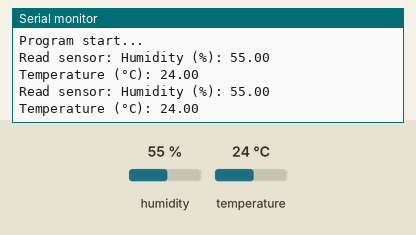
Simulated run of this sketch. Board: Arduino Uno, built with avr-gcc and run on an emulated ATmega328P. On the bench: the last lines printed to the serial monitor. The inputs (shaded band) are chosen by the test bench; at power-on: humidity 55 %, temperature 24 °C.

Above: at 2.8 s.
2.9 s: humidity set to 22 %
At 4.6 s:
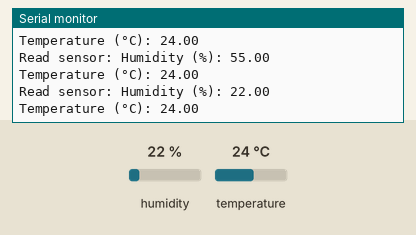
5.6 s: temperature set to 12 °C
At 7.0 s:
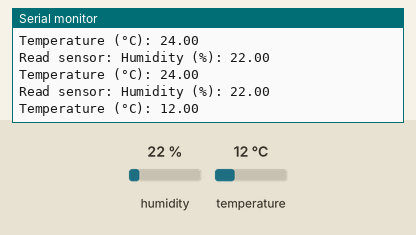
8.3 s: humidity set to 40 %
At 10.7 s:
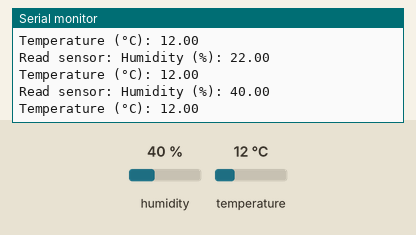
Timing chart, 0 to 12.2 s (numbered marks = the images above; inputs shaded):
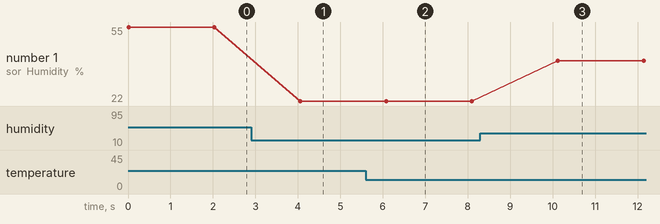

Measured:
- after the input at 2.9 s, the serial monitor: prints a new line after 1.2 s (image 1)
- after the input at 5.6 s, the serial monitor: prints a new line after 0.51 s (image 2)
- after the input at 8.3 s, the serial monitor: prints a new line after 1.8 s (image 3)
- plotted number 1: 55 → 22 after the input at 2.9 s, 22 → 40 after the input at 8.3 s

The sketch:

dht11_test.ino
```cpp
#include "DHT.h"
#define DHTPIN 2     // Digital pin connected to the DHT sensor
#define DHTTYPE DHT11   // DHT 11
DHT dht(DHTPIN, DHTTYPE);
void setup()
{
Serial.begin(9600);
Serial.print("Program start...");
dht.begin();
Serial.println();
}
void loop()
{
Serial.println("\n");
Serial.print("Read sensor: ");
Serial.print("Humidity (%): ");
Serial.println((float)dht.readHumidity());
Serial.print("Temperature (°C): ");
Serial.println((float)dht.readTemperature());
delay(2000);
}
```
